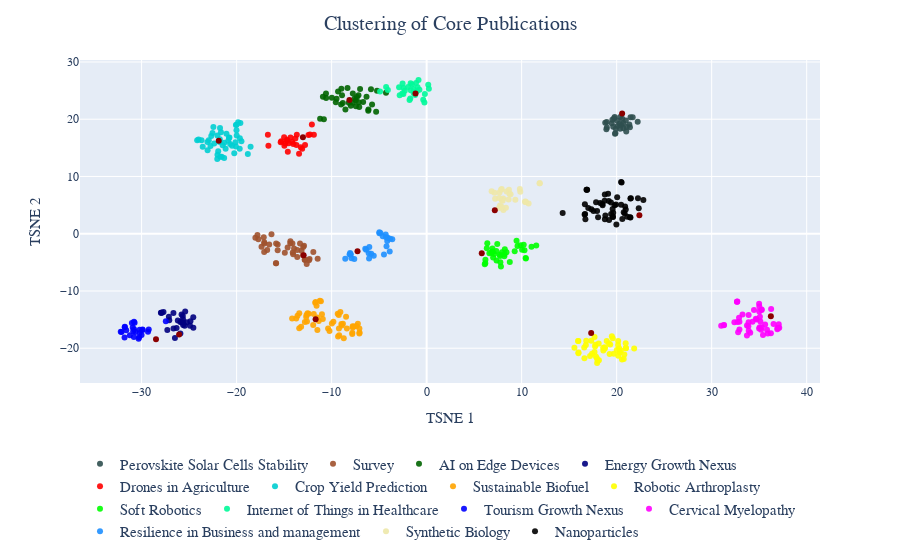

Notebook code for this chart:
### Code cell
fig = px.scatter(
    df[df["label"] != "Survey"],
    x="x",
    y="y",
    color="label",
    hover_data=["label", "cluster", "pub_id", "survey_group"],
    labels={"label": "Topic"},
)
fig.update_traces(marker_opacity=0.9)
# set title, axis labels values t-SNE
# set title font size to 20 and x and y axis labels font size to 15 rename label to topic
fig.update_layout(
    title="Clustering of Core Publications",
    font_family="Modern Computer",
    title_x=0.5,
    xaxis_title="TSNE 1",
    yaxis_title="TSNE 2",
    title_font_size=20,
    xaxis_title_font_size=15,
    yaxis_title_font_size=15,
    legend_title="",  # remove legend title
    legend_font_size=15,
)
fig.add_trace(
    px.scatter(
        df[df["label"] == "Survey"],
        x="x",
        y="y",
        color_discrete_sequence=["#8B0000"],
    ).data[0]
)
fig.data[1].name = "Survey"
fig.update_layout(legend=dict(orientation="h", y=-0.2))
fig.show()#pdf
pio.write_image(fig, "core_publications_tsne.pdf")

### Figure 1 — Plotly figure (JSON) as saved in the notebook; plotly's stock layout.template omitted (floating-point values rounded to 4 significant figures; data arrays with more than 128 entries replaced by an {"elided": "..."} marker saying what was removed)
{"data": [{"customdata": [["Perovskite Solar Cells Stability", 0, "pub.1165052499", ""], ["Perovskite Solar Cells Stability", 0, "pub.1165045432", ""], ["Perovskite Solar Cells Stability", 0, "pub.1163801313", ""], ["Perovskite Solar Cells Stability", 0, "pub.1149826171", ""], ["Perovskite Solar Cells Stability", 0, "pub.1147021977", ""], ["Perovskite Solar Cells Stability", 0, "pub.1146288953", ""], ["Perovskite Solar Cells Stability", 0, "pub.1146009839", ""], ["Perovskite Solar Cells Stability", 0, "pub.1145696652", ""], ["Perovskite Solar Cells Stability", 0, "pub.1145043743", ""], ["Perovskite Solar Cells Stability", 0, "pub.1144827854", ""], ["Perovskite Solar Cells Stability", 0, "pub.1144465306", ""], ["Perovskite Solar Cells Stability", 0, "pub.1144054488", ""], ["Perovskite Solar Cells Stability", 0, "pub.1174552302", ""], ["Perovskite Solar Cells Stability", 0, "pub.1166074282", ""], ["Perovskite Solar Cells Stability", 0, "pub.1163986255", ""], ["Perovskite Solar Cells Stability", 0, "pub.1160686387", ""], ["Perovskite Solar Cells Stability", 0, "pub.1160324074", ""], ["Perovskite Solar Cells Stability", 0, "pub.1159957570", ""], ["Perovskite Solar Cells Stability", 0, "pub.1158362233", ""], ["Perovskite Solar Cells Stability", 0, "pub.1158048403", ""], ["Perovskite Solar Cells Stability", 0, "pub.1157586280", ""], ["Perovskite Solar Cells Stability", 0, "pub.1155457945", ""], ["Perovskite Solar Cells Stability", 0, "pub.1154888847", ""], ["Perovskite Solar Cells Stability", 0, "pub.1147833193", ""], ["Perovskite Solar Cells Stability", 0, "pub.1147293706", ""], ["Perovskite Solar Cells Stability", 0, "pub.1147185686", ""], ["Perovskite Solar Cells Stability", 0, "pub.1147054891", ""], ["Perovskite Solar Cells Stability", 0, "pub.1146620041", ""], ["Perovskite Solar Cells Stability", 0, "pub.1141876155", ""]], "hovertemplate": "Topic=%{customdata[0]}<br>x=%{x}<br>y=%{y}<br>cluster=%{customdata[1]}<br>pub_id=%{customdata[2]}<br>survey_group=%{customdata[3]}<extra></extra>", "legendgroup": "Perovskite Solar Cells Stability", "marker": {"color": "#2f4f4f", "opacity": 0.9, "symbol": "circle"}, "mode": "markers", "name": "Perovskite Solar Cells Stability", "orientation": "v", "showlegend": true, "type": "scatter", "x": [20.69, 20.59, 19.48, 19.83, 22.21, 20.96, 19.73, 19.55, 21.33, 19.64, 18.95, 21.68, 21.46, 20.48, 20.37, 20.04, 20.71, 20.29, 21.4, 19.87, 21.05, 21.01, 19.79, 18.97, 20.1, 19.9, 18.92, 20.37, 18.8], "xaxis": "x", "y": [19.35, 20.07, 19.32, 17.47, 19.58, 19.77, 20.18, 19.93, 19.07, 18.67, 19.52, 20.35, 20.34, 18.99, 20.39, 19.78, 18.44, 19.21, 18.61, 17.55, 18.65, 17.85, 20.4, 18.57, 18.8, 18.35, 18.26, 18.33, 19.38], "yaxis": "y"}, {"customdata": {"elided": "38x4 mixed values"}, "hovertemplate": "Topic=%{customdata[0]}<br>x=%{x}<br>y=%{y}<br>cluster=%{customdata[1]}<br>pub_id=%{customdata[2]}<br>survey_group=%{customdata[3]}<extra></extra>", "legendgroup": "Green Warehousing", "marker": {"color": "#a0522d", "opacity": 0.9, "symbol": "circle"}, "mode": "markers", "name": "Survey", "orientation": "v", "showlegend": true, "type": "scatter", "x": [-15.68, -12.32, -18.02, -17.09, -12.81, -17.1, -13.01, -17.14, -15.86, -15.84, -12.39, -15.85, -17.71, -14.34, -14.93, -14.35, -13.95, -14.09, -16.33, -15.68, -11.47, -17.38, -14.13, -12.83, -14.63, -13.62, -12.62, -13.62, -16.78, -12.91, -11.93, -17.81, -17.08, -12.99, -13.33, -14.05, -16.57, -13.16], "xaxis": "x", "y": [-1.882, -4.434, -0.6823, -1.481, -4.539, -3.18, -3.749, -0.6114, -5.154, -1.704, -4.629, -5.17, -0.9457, -1.309, -3.306, -1.654, -2.588, -3.275, -0.1056, -2.886, -4.386, -2.26, -1.702, -4.549, -2.402, -2.854, -5.281, -4.077, -2.861, -2.087, -3.185, -0.2247, -1.706, -2.34, -1.717, -3.58, -1.896, -2.973], "yaxis": "y"}, {"customdata": {"elided": "36x4 mixed values"}, "hovertemplate": "Topic=%{customdata[0]}<br>x=%{x}<br>y=%{y}<br>cluster=%{customdata[1]}<br>pub_id=%{customdata[2]}<br>survey_group=%{customdata[3]}<extra></extra>", "legendgroup": "AI on Edge Devices", "marker": {"color": "#006400", "opacity": 0.9, "symbol": "circle"}, "mode": "markers", "name": "AI on Edge Devices", "orientation": "v", "showlegend": true, "type": "scatter", "x": [-11.21, -7.601, -5.743, -6.123, -10.92, -9.976, -8.549, -7.982, -8.82, -9.559, -10.59, -8.971, -6.327, -10.81, -8.326, -8.907, -5.859, -7.462, -7.768, -10.58, -4.274, -7.174, -8.189, -7.005, -7.141, -7.092, -5.316, -9.322, -9.003, -7.443, -6.683, -9.483, -6.142, -7.765, -7.33, -5.221], "xaxis": "x", "y": [20.09, 23.59, 22.57, 21.7, 23.92, 23.76, 21.68, 22.36, 22.84, 22.95, 24.48, 25.3, 23.94, 19.99, 25.45, 24.18, 25.23, 23.31, 24.5, 23.69, 24.61, 24.21, 22.88, 25.27, 22.98, 22.15, 21.29, 24.84, 22.59, 22.26, 23.0, 23.56, 21.48, 22.89, 23.9, 24.96], "yaxis": "y"}, {"customdata": [["Energy Growth Nexus", 5, "pub.1123961798", ""], ["Energy Growth Nexus", 5, "pub.1052820957", ""], ["Energy Growth Nexus", 5, "pub.1050136415", ""], ["Energy Growth Nexus", 5, "pub.1048730269", ""], ["Energy Growth Nexus", 5, "pub.1047256779", ""], ["Energy Growth Nexus", 5, "pub.1045412034", ""], ["Energy Growth Nexus", 5, "pub.1042544661", ""], ["Energy Growth Nexus", 5, "pub.1042017662", ""], ["Energy Growth Nexus", 5, "pub.1041338787", ""], ["Energy Growth Nexus", 5, "pub.1036973953", ""], ["Energy Growth Nexus", 5, "pub.1022049865", ""], ["Energy Growth Nexus", 5, "pub.1021980170", ""], ["Energy Growth Nexus", 5, "pub.1009749897", ""], ["Energy Growth Nexus", 5, "pub.1009651790", ""], ["Energy Growth Nexus", 5, "pub.1009389919", ""], ["Energy Growth Nexus", 5, "pub.1006191975", ""], ["Energy Growth Nexus", 5, "pub.1002720309", ""], ["Energy Growth Nexus", 5, "pub.1053441851", ""], ["Energy Growth Nexus", 5, "pub.1052542598", ""], ["Energy Growth Nexus", 5, "pub.1051802627", ""], ["Energy Growth Nexus", 5, "pub.1040160107", ""], ["Energy Growth Nexus", 5, "pub.1032217726", ""], ["Energy Growth Nexus", 5, "pub.1031321996", ""], ["Energy Growth Nexus", 5, "pub.1024937016", ""], ["Energy Growth Nexus", 5, "pub.1013831878", ""], ["Energy Growth Nexus", 5, "pub.1006882307", ""], ["Energy Growth Nexus", 5, "pub.1005732591", ""]], "hovertemplate": "Topic=%{customdata[0]}<br>x=%{x}<br>y=%{y}<br>cluster=%{customdata[1]}<br>pub_id=%{customdata[2]}<br>survey_group=%{customdata[3]}<extra></extra>", "legendgroup": "Energy Growth Nexus", "marker": {"color": "#000080", "opacity": 0.9, "symbol": "circle"}, "mode": "markers", "name": "Energy Growth Nexus", "orientation": "v", "showlegend": true, "type": "scatter", "x": [-26.49, -27.29, -25.23, -25.64, -27.09, -24.86, -27.97, -25.92, -25.63, -27.92, -25.46, -25.66, -27.7, -25.93, -26.19, -24.56, -26.64, -25.64, -26.32, -24.9, -25.77, -25.79, -26.65, -27.87, -27.13, -25.41, -24.55], "xaxis": "x", "y": [-18.23, -16.81, -15.46, -15.47, -15.1, -15.27, -13.81, -17.41, -15.96, -13.82, -16.07, -14.37, -13.67, -15.42, -15.16, -14.59, -16.53, -14.94, -16.46, -16.07, -15.51, -14.12, -13.87, -13.8, -14.51, -13.57, -16.42], "yaxis": "y"}, {"customdata": [["Drones in Agriculture", 1, "pub.1113441179", ""], ["Drones in Agriculture", 1, "pub.1094775321", ""], ["Drones in Agriculture", 1, "pub.1092454498", ""], ["Drones in Agriculture", 1, "pub.1086143194", ""], ["Drones in Agriculture", 1, "pub.1071268140", ""], ["Drones in Agriculture", 1, "pub.1064896140", ""], ["Drones in Agriculture", 1, "pub.1064892999", ""], ["Drones in Agriculture", 1, "pub.1032694598", ""], ["Drones in Agriculture", 1, "pub.1022922533", ""], ["Drones in Agriculture", 1, "pub.1013849273", ""], ["Drones in Agriculture", 1, "pub.1007471000", ""], ["Drones in Agriculture", 1, "pub.1002161636", ""], ["Drones in Agriculture", 1, "pub.1000225286", ""], ["Drones in Agriculture", 1, "pub.1061610686", ""], ["Drones in Agriculture", 1, "pub.1061280901", ""], ["Drones in Agriculture", 1, "pub.1052390127", ""], ["Drones in Agriculture", 1, "pub.1028947023", ""], ["Drones in Agriculture", 1, "pub.1027978650", ""], ["Drones in Agriculture", 1, "pub.1025608752", ""], ["Drones in Agriculture", 1, "pub.1023847193", ""], ["Drones in Agriculture", 1, "pub.1020655667", ""], ["Drones in Agriculture", 1, "pub.1014003350", ""], ["Drones in Agriculture", 1, "pub.1010901465", ""], ["Drones in Agriculture", 1, "pub.1007702481", ""], ["Drones in Agriculture", 1, "pub.1003882381", ""]], "hovertemplate": "Topic=%{customdata[0]}<br>x=%{x}<br>y=%{y}<br>cluster=%{customdata[1]}<br>pub_id=%{customdata[2]}<br>survey_group=%{customdata[3]}<extra></extra>", "legendgroup": "Drones in Agriculture", "marker": {"color": "#ff0000", "opacity": 0.9, "symbol": "circle"}, "mode": "markers", "name": "Drones in Agriculture", "orientation": "v", "showlegend": true, "type": "scatter", "x": [-12.44, -12.08, -14.33, -16.71, -14.88, -13.43, -14.61, -14.15, -14.69, -11.87, -16.65, -15.36, -15.3, -14.51, -12.28, -14.69, -12.8, -14.04, -13.7, -13.1, -13.81, -13.25, -13.66, -14.97, -15.0], "xaxis": "x", "y": [17.24, 19.1, 16.79, 17.3, 15.74, 13.99, 14.32, 16.03, 16.42, 17.3, 15.38, 15.98, 16.16, 15.81, 17.33, 16.25, 15.48, 15.68, 15.5, 14.86, 16.64, 15.09, 17.27, 15.37, 16.85], "yaxis": "y"}, {"customdata": {"elided": "46x4 mixed values"}, "hovertemplate": "Topic=%{customdata[0]}<br>x=%{x}<br>y=%{y}<br>cluster=%{customdata[1]}<br>pub_id=%{customdata[2]}<br>survey_group=%{customdata[3]}<extra></extra>", "legendgroup": "Crop Yield Prediction", "marker": {"color": "#00ced1", "opacity": 0.9, "symbol": "circle"}, "mode": "markers", "name": "Crop Yield Prediction", "orientation": "v", "showlegend": true, "type": "scatter", "x": [-20.25, -19.67, -21.94, -22.01, -21.77, -20.07, -21.47, -19.84, -22.45, -22.67, -21.65, -23.69, -22.93, -22.75, -21.75, -19.49, -21.31, -19.6, -21.79, -18.53, -20.81, -22.02, -20.07, -21.07, -21.16, -20.75, -21.3, -20.68, -20.11, -22.04, -19.99, -22.36, -23.07, -24.0, -23.57, -24.15, -23.05, -20.01, -20.01, -18.82, -20.48, -21.71, -21.57, -22.54, -19.66, -20.88], "xaxis": "x", "y": [14.04, 14.85, 14.4, 13.8, 16.49, 15.22, 15.47, 19.48, 18.66, 17.06, 17.71, 16.31, 16.34, 15.34, 18.49, 16.16, 13.24, 19.34, 16.03, 15.17, 16.78, 17.15, 18.98, 17.45, 14.86, 16.79, 15.9, 15.66, 15.98, 13.05, 17.15, 15.77, 16.02, 16.45, 15.21, 16.34, 14.6, 18.09, 19.04, 13.92, 15.37, 13.43, 13.46, 17.6, 16.67, 16.24], "yaxis": "y"}, {"customdata": {"elided": "50x4 mixed values"}, "hovertemplate": "Topic=%{customdata[0]}<br>x=%{x}<br>y=%{y}<br>cluster=%{customdata[1]}<br>pub_id=%{customdata[2]}<br>survey_group=%{customdata[3]}<extra></extra>", "legendgroup": "Sustainable Biofuel", "marker": {"color": "#ffa500", "opacity": 0.9, "symbol": "circle"}, "mode": "markers", "name": "Sustainable Biofuel", "orientation": "v", "showlegend": true, "type": "scatter", "x": [-7.081, -9.356, -12.67, -13.4, -13.59, -9.813, -9.205, -11.02, -12.59, -11.72, -12.42, -10.37, -10.93, -9.076, -8.811, -9.975, -9.23, -9.248, -7.788, -11.68, -7.367, -7.237, -8.48, -11.52, -7.83, -7.65, -8.721, -11.35, -11.58, -11.24, -12.53, -12.82, -12.65, -7.822, -11.94, -8.931, -13.72, -11.13, -11.88, -8.393, -9.323, -7.062, -11.5, -13.21, -8.975, -13.41, -7.079, -7.778, -14.16, -10.22], "xaxis": "x", "y": [-17.45, -13.96, -14.53, -13.91, -14.35, -15.39, -17.74, -14.07, -15.34, -12.05, -13.97, -16.54, -14.88, -13.66, -15.72, -15.67, -16.55, -14.19, -16.16, -11.93, -16.14, -15.72, -14.51, -14.64, -17.53, -16.18, -18.24, -15.23, -12.59, -11.69, -13.9, -15.41, -14.2, -17.31, -15.95, -16.05, -14.83, -11.81, -14.01, -16.54, -17.97, -17.24, -16.83, -16.26, -15.78, -16.51, -16.55, -16.4, -14.79, -17.0], "yaxis": "y"}, {"customdata": {"elided": "47x4 mixed values"}, "hovertemplate": "Topic=%{customdata[0]}<br>x=%{x}<br>y=%{y}<br>cluster=%{customdata[1]}<br>pub_id=%{customdata[2]}<br>survey_group=%{customdata[3]}<extra></extra>", "legendgroup": "Robotic Arthroplasty", "marker": {"color": "#ffff00", "opacity": 0.9, "symbol": "circle"}, "mode": "markers", "name": "Robotic Arthroplasty", "orientation": "v", "showlegend": true, "type": "scatter", "x": [19.59, 20.33, 19.49, 18.95, 20.97, 17.67, 19.7, 17.41, 15.98, 16.76, 19.32, 17.32, 16.61, 17.76, 21.84, 17.94, 15.97, 18.01, 20.45, 20.16, 18.13, 17.67, 20.01, 18.11, 20.15, 17.82, 20.16, 19.18, 20.27, 20.97, 20.81, 17.92, 18.77, 16.8, 15.93, 15.55, 19.26, 17.73, 20.95, 18.6, 16.59, 15.98, 20.56, 17.2, 20.74, 18.58, 18.76], "xaxis": "x", "y": [-18.24, -20.75, -17.91, -18.75, -19.96, -18.04, -20.95, -20.98, -20.77, -19.45, -19.36, -18.71, -21.74, -19.39, -20.04, -22.6, -18.73, -22.14, -20.42, -21.29, -22.1, -20.67, -20.31, -19.17, -19.46, -21.46, -18.74, -19.14, -20.04, -20.02, -21.12, -21.74, -19.85, -18.71, -18.74, -19.9, -21.01, -19.69, -19.12, -20.42, -19.89, -20.86, -21.97, -21.34, -21.87, -19.93, -20.07], "yaxis": "y"}, {"customdata": {"elided": "36x4 mixed values"}, "hovertemplate": "Topic=%{customdata[0]}<br>x=%{x}<br>y=%{y}<br>cluster=%{customdata[1]}<br>pub_id=%{customdata[2]}<br>survey_group=%{customdata[3]}<extra></extra>", "legendgroup": "Soft Robotics", "marker": {"color": "#00ff00", "opacity": 0.9, "symbol": "circle"}, "mode": "markers", "name": "Soft Robotics", "orientation": "v", "showlegend": true, "type": "scatter", "x": [6.186, 10.04, 8.177, 6.172, 7.325, 7.819, 7.695, 6.995, 9.894, 11.54, 10.3, 7.435, 8.225, 6.333, 11.04, 7.729, 7.356, 6.895, 7.933, 6.924, 6.12, 8.751, 6.605, 9.462, 9.565, 8.19, 6.383, 7.116, 8.402, 9.269, 6.95, 10.42, 7.761, 10.22, 10.45, 6.805], "xaxis": "x", "y": [-4.549, -2.812, -3.924, -5.178, -3.013, -5.725, -3.652, -4.15, -1.996, -2.057, -2.875, -1.805, -2.692, -2.527, -2.254, -3.882, -4.668, -3.187, -3.254, -2.563, -5.324, -4.954, -3.408, -1.215, -2.151, -3.584, -1.679, -3.553, -3.251, -3.071, -3.108, -4.235, -5.003, -1.945, -4.308, -3.308], "yaxis": "y"}, {"customdata": [["Internet of Things in Healthcare", 7, "pub.1099281667", ""], ["Internet of Things in Healthcare", 7, "pub.1095490861", ""], ["Internet of Things in Healthcare", 7, "pub.1095264568", ""], ["Internet of Things in Healthcare", 7, "pub.1095255025", ""], ["Internet of Things in Healthcare", 7, "pub.1095085621", ""], ["Internet of Things in Healthcare", 7, "pub.1094970902", ""], ["Internet of Things in Healthcare", 7, "pub.1094969147", ""], ["Internet of Things in Healthcare", 7, "pub.1094830611", ""], ["Internet of Things in Healthcare", 7, "pub.1094225194", ""], ["Internet of Things in Healthcare", 7, "pub.1093507023", ""], ["Internet of Things in Healthcare", 7, "pub.1093357343", ""], ["Internet of Things in Healthcare", 7, "pub.1067238716", ""], ["Internet of Things in Healthcare", 7, "pub.1038434872", ""], ["Internet of Things in Healthcare", 7, "pub.1034508886", ""], ["Internet of Things in Healthcare", 7, "pub.1016352338", ""], ["Internet of Things in Healthcare", 7, "pub.1001751876", ""], ["Internet of Things in Healthcare", 7, "pub.1095770589", ""], ["Internet of Things in Healthcare", 7, "pub.1095382211", ""], ["Internet of Things in Healthcare", 7, "pub.1095382199", ""], ["Internet of Things in Healthcare", 7, "pub.1093739978", ""], ["Internet of Things in Healthcare", 7, "pub.1093463283", ""], ["Internet of Things in Healthcare", 7, "pub.1061632443", ""], ["Internet of Things in Healthcare", 7, "pub.1061324932", ""], ["Internet of Things in Healthcare", 7, "pub.1044514690", ""], ["Internet of Things in Healthcare", 7, "pub.1044290948", ""], ["Internet of Things in Healthcare", 7, "pub.1042065361", ""], ["Internet of Things in Healthcare", 7, "pub.1031978033", ""], ["Internet of Things in Healthcare", 7, "pub.1025765207", ""], ["Internet of Things in Healthcare", 7, "pub.1024210708", ""]], "hovertemplate": "Topic=%{customdata[0]}<br>x=%{x}<br>y=%{y}<br>cluster=%{customdata[1]}<br>pub_id=%{customdata[2]}<br>survey_group=%{customdata[3]}<extra></extra>", "legendgroup": "Internet of Things in Healthcare", "marker": {"color": "#00fa9a", "opacity": 0.9, "symbol": "circle"}, "mode": "markers", "name": "Internet of Things in Healthcare", "orientation": "v", "showlegend": true, "type": "scatter", "x": [-0.3583, -0.1844, -1.363, 0.1663, -4.082, -0.9499, -2.899, -1.684, -2.296, -1.356, -1.204, -0.2323, -0.8563, -1.799, -2.564, -1.531, -1.947, -4.266, -2.437, 0.234, -2.445, -0.7605, -2.534, -1.669, -1.036, -4.905, -2.837, -1.121, -1.723], "xaxis": "x", "y": [23.41, 24.41, 25.28, 26.0, 25.11, 25.6, 25.57, 26.3, 24.98, 24.53, 24.23, 22.93, 26.87, 23.38, 24.5, 26.07, 25.65, 25.62, 25.47, 25.34, 24.4, 25.14, 26.22, 25.06, 24.9, 24.84, 24.19, 26.31, 23.62], "yaxis": "y"}, {"customdata": [["Tourism Growth Nexus", 5, "pub.1090346357", ""], ["Tourism Growth Nexus", 5, "pub.1072794279", ""], ["Tourism Growth Nexus", 5, "pub.1049141736", ""], ["Tourism Growth Nexus", 5, "pub.1047663892", ""], ["Tourism Growth Nexus", 5, "pub.1035901982", ""], ["Tourism Growth Nexus", 5, "pub.1034653502", ""], ["Tourism Growth Nexus", 5, "pub.1029979518", ""], ["Tourism Growth Nexus", 5, "pub.1013412296", ""], ["Tourism Growth Nexus", 5, "pub.1011854038", ""], ["Tourism Growth Nexus", 5, "pub.1007878277", ""], ["Tourism Growth Nexus", 5, "pub.1007170077", ""], ["Tourism Growth Nexus", 5, "pub.1004840356", ""], ["Tourism Growth Nexus", 5, "pub.1004299966", ""], ["Tourism Growth Nexus", 5, "pub.1001562704", ""], ["Tourism Growth Nexus", 5, "pub.1000810498", ""], ["Tourism Growth Nexus", 5, "pub.1072794260", ""], ["Tourism Growth Nexus", 5, "pub.1053802942", ""], ["Tourism Growth Nexus", 5, "pub.1053750775", ""], ["Tourism Growth Nexus", 5, "pub.1033376226", ""], ["Tourism Growth Nexus", 5, "pub.1032490977", ""], ["Tourism Growth Nexus", 5, "pub.1029520182", ""], ["Tourism Growth Nexus", 5, "pub.1022720888", ""], ["Tourism Growth Nexus", 5, "pub.1017098340", ""], ["Tourism Growth Nexus", 5, "pub.1013871876", ""], ["Tourism Growth Nexus", 5, "pub.1003840912", ""]], "hovertemplate": "Topic=%{customdata[0]}<br>x=%{x}<br>y=%{y}<br>cluster=%{customdata[1]}<br>pub_id=%{customdata[2]}<br>survey_group=%{customdata[3]}<extra></extra>", "legendgroup": "Tourism Growth Nexus", "marker": {"color": "#0000ff", "opacity": 0.9, "symbol": "circle"}, "mode": "markers", "name": "Tourism Growth Nexus", "orientation": "v", "showlegend": true, "type": "scatter", "x": [-30.2, -30.81, -31.77, -30.31, -31.79, -31.61, -30.88, -31.76, -29.89, -30.8, -32.11, -30.73, -29.25, -30.66, -31.23, -30.79, -29.32, -30.0, -29.91, -32.19, -27.45, -30.93, -30.21, -31.02, -30.26], "xaxis": "x", "y": [-17.35, -18.06, -16.32, -18.37, -18.12, -16.85, -17.03, -16.24, -16.8, -15.4, -17.17, -15.53, -16.73, -17.15, -17.74, -16.7, -17.11, -17.68, -16.74, -17.14, -15.29, -16.39, -16.79, -15.59, -18.07], "yaxis": "y"}, {"customdata": {"elided": "47x4 mixed values"}, "hovertemplate": "Topic=%{customdata[0]}<br>x=%{x}<br>y=%{y}<br>cluster=%{customdata[1]}<br>pub_id=%{customdata[2]}<br>survey_group=%{customdata[3]}<extra></extra>", "legendgroup": "Cervical Myelopathy", "marker": {"color": "#ff00ff", "opacity": 0.9, "symbol": "circle"}, "mode": "markers", "name": "Cervical Myelopathy", "orientation": "v", "showlegend": true, "type": "scatter", "x": [34.65, 35.01, 36.91, 35.9, 33.71, 34.06, 32.92, 33.89, 33.9, 32.67, 33.89, 34.99, 31.3, 33.71, 35.62, 37.06, 35.13, 37.11, 35.2, 35.4, 34.99, 35.26, 35.26, 35.08, 34.45, 35.02, 32.92, 35.06, 32.39, 35.82, 33.86, 34.72, 34.3, 32.7, 31.0, 32.66, 33.24, 37.02, 36.26, 36.92, 32.78, 32.72, 32.88, 36.23, 35.26, 31.27, 36.51], "xaxis": "x", "y": [-14.85, -13.59, -16.67, -17.41, -16.05, -17.3, -15.38, -15.44, -16.97, -11.87, -14.19, -12.22, -15.96, -17.76, -15.87, -15.8, -15.34, -16.42, -16.77, -17.71, -16.56, -13.34, -16.32, -14.48, -13.32, -12.72, -16.75, -16.35, -15.46, -16.79, -16.15, -14.99, -15.38, -11.85, -16.08, -11.86, -14.12, -16.45, -13.16, -16.48, -17.23, -15.42, -14.68, -17.38, -13.24, -15.98, -15.76], "yaxis": "y"}, {"customdata": [["Resilience in Business and management", 10, "pub.1075345922", ""], ["Resilience in Business and management", 10, "pub.1073407503", ""], ["Resilience in Business and management", 10, "pub.1072896311", ""], ["Resilience in Business and management", 10, "pub.1072894681", ""], ["Resilience in Business and management", 10, "pub.1070196019", ""], ["Resilience in Business and management", 10, "pub.1069908660", ""], ["Resilience in Business and management", 10, "pub.1069908041", ""], ["Resilience in Business and management", 10, "pub.1069907901", ""], ["Resilience in Business and management", 10, "pub.1047959878", ""], ["Resilience in Business and management", 10, "pub.1041282031", ""], ["Resilience in Business and management", 10, "pub.1036458898", ""], ["Resilience in Business and management", 10, "pub.1032563790", ""], ["Resilience in Business and management", 10, "pub.1031594587", ""], ["Resilience in Business and management", 10, "pub.1030211703", ""], ["Resilience in Business and management", 10, "pub.1020050164", ""], ["Resilience in Business and management", 10, "pub.1008687306", ""], ["Resilience in Business and management", 10, "pub.1075056726", ""], ["Resilience in Business and management", 10, "pub.1069908683", ""], ["Resilience in Business and management", 10, "pub.1048916231", ""], ["Resilience in Business and management", 10, "pub.1043814808", ""], ["Resilience in Business and management", 10, "pub.1034737787", ""], ["Resilience in Business and management", 10, "pub.1031829691", ""], ["Resilience in Business and management", 10, "pub.1031821349", ""], ["Resilience in Business and management", 10, "pub.1030632837", ""], ["Resilience in Business and management", 10, "pub.1018062843", ""], ["Resilience in Business and management", 10, "pub.1016764583", ""], ["Resilience in Business and management", 10, "pub.1013827626", ""]], "hovertemplate": "Topic=%{customdata[0]}<br>x=%{x}<br>y=%{y}<br>cluster=%{customdata[1]}<br>pub_id=%{customdata[2]}<br>survey_group=%{customdata[3]}<extra></extra>", "legendgroup": "Resilience in Business and management", "marker": {"color": "#1e90ff", "opacity": 0.9, "symbol": "circle"}, "mode": "markers", "name": "Resilience in Business and management", "orientation": "v", "showlegend": true, "type": "scatter", "x": [-6.459, -6.035, -4.971, -4.147, -6.058, -4.49, -5.567, -4.221, -7.91, -4.269, -4.098, -4.618, -6.098, -3.618, -8.02, -7.984, -6.366, -3.886, -3.846, -4.308, -5.832, -8.058, -4.976, -4.863, -8.563, -8.113, -7.614], "xaxis": "x", "y": [-2.639, -2.316, 0.1004, -1.257, -4.329, -3.646, -3.844, -2.183, -4.281, -0.6223, -0.7056, -0.4571, -3.407, -0.9715, -3.563, -3.643, -2.783, -3.103, -0.8793, -0.15, -3.508, -3.374, 0.2793, 0.1471, -4.354, -3.632, -4.43], "yaxis": "y"}, {"customdata": [["Synthetic Biology", 13, "pub.1067589570", ""], ["Synthetic Biology", 13, "pub.1052700485", ""], ["Synthetic Biology", 13, "pub.1042528786", ""], ["Synthetic Biology", 13, "pub.1037881716", ""], ["Synthetic Biology", 13, "pub.1036497140", ""], ["Synthetic Biology", 13, "pub.1036018285", ""], ["Synthetic Biology", 13, "pub.1035931199", ""], ["Synthetic Biology", 13, "pub.1028250908", ""], ["Synthetic Biology", 13, "pub.1026899122", ""], ["Synthetic Biology", 13, "pub.1025786828", ""], ["Synthetic Biology", 9, "pub.1022297654", ""], ["Synthetic Biology", 13, "pub.1022279877", ""], ["Synthetic Biology", 13, "pub.1021654569", ""], ["Synthetic Biology", 13, "pub.1021275892", ""], ["Synthetic Biology", 13, "pub.1020751277", ""], ["Synthetic Biology", 13, "pub.1016534270", ""], ["Synthetic Biology", 13, "pub.1014359908", ""], ["Synthetic Biology", 13, "pub.1009258787", ""], ["Synthetic Biology", 9, "pub.1006120611", ""], ["Synthetic Biology", 13, "pub.1002786107", ""], ["Synthetic Biology", 13, "pub.1001000963", ""], ["Synthetic Biology", 13, "pub.1048602129", ""], ["Synthetic Biology", 13, "pub.1046952734", ""], ["Synthetic Biology", 13, "pub.1033127471", ""], ["Synthetic Biology", 13, "pub.1028022455", ""], ["Synthetic Biology", 13, "pub.1024208323", ""], ["Synthetic Biology", 13, "pub.1010407598", ""], ["Synthetic Biology", 13, "pub.1009412636", ""], ["Synthetic Biology", 13, "pub.1004364700", ""]], "hovertemplate": "Topic=%{customdata[0]}<br>x=%{x}<br>y=%{y}<br>cluster=%{customdata[1]}<br>pub_id=%{customdata[2]}<br>survey_group=%{customdata[3]}<extra></extra>", "legendgroup": "Synthetic Biology", "marker": {"color": "#eee8aa", "opacity": 0.9, "symbol": "circle"}, "mode": "markers", "name": "Synthetic Biology", "orientation": "v", "showlegend": true, "type": "scatter", "x": [7.617, 9.334, 8.663, 8.711, 7.902, 10.73, 9.811, 10.38, 7.72, 8.078, 11.88, 7.91, 6.842, 8.347, 7.206, 7.667, 9.857, 8.053, 11.91, 8.417, 8.628, 8.002, 7.888, 7.143, 7.831, 10.37, 8.836, 10.43, 7.63], "xaxis": "x", "y": [4.512, 5.939, 7.699, 6.962, 7.827, 5.277, 7.817, 5.524, 4.924, 4.164, 8.818, 5.903, 7.439, 4.557, 6.13, 7.211, 7.337, 6.145, 8.824, 7.37, 5.998, 5.782, 4.732, 7.175, 7.663, 5.648, 6.914, 5.591, 6.242], "yaxis": "y"}, {"customdata": {"elided": "50x4 mixed values"}, "hovertemplate": "Topic=%{customdata[0]}<br>x=%{x}<br>y=%{y}<br>cluster=%{customdata[1]}<br>pub_id=%{customdata[2]}<br>survey_group=%{customdata[3]}<extra></extra>", "legendgroup": "Nanoparticles", "marker": {"color": "#000000", "opacity": 0.9, "symbol": "circle"}, "mode": "markers", "name": "Nanoparticles", "orientation": "v", "showlegend": true, "type": "scatter", "x": [20.47, 18.04, 14.32, 20.84, 17.56, 17.94, 19.78, 20.6, 17.34, 20.96, 19.2, 16.86, 19.93, 22.32, 18.27, 17.01, 18.75, 19.4, 21.45, 19.62, 18.76, 19.64, 19.42, 16.82, 22.81, 20.74, 17.83, 16.71, 21.11, 19.59, 21.5, 21.41, 16.89, 16.66, 18.81, 18.52, 18.49, 18.73, 20.05, 19.1, 19.17, 21.45, 22.24, 20.47, 16.68, 20.89, 19.57, 19.97, 16.63, 20.52], "xaxis": "x", "y": [5.074, 2.894, 3.627, 3.527, 3.961, 3.96, 4.974, 2.576, 4.27, 4.232, 2.39, 7.694, 5.112, 4.468, 5.379, 4.475, 6.839, 5.459, 2.817, 2.913, 2.514, 3.659, 3.44, 7.701, 5.878, 3.741, 5.515, 2.542, 2.958, 2.951, 6.21, 2.891, 7.684, 5.143, 3.167, 4.987, 5.209, 5.762, 6.391, 6.975, 5.704, 6.17, 6.213, 9.057, 3.461, 4.769, 4.3, 1.605, 3.343, 8.967], "yaxis": "y"}, {"hovertemplate": "x=%{x}<br>y=%{y}<extra></extra>", "legendgroup": "", "marker": {"color": "#8B0000", "symbol": "circle"}, "mode": "markers", "name": "", "orientation": "v", "showlegend": false, "type": "scatter", "x": [20.57, -12.94, -11.68, -13.02, -21.88, -28.48, 22.39, -1.173, 17.32, -8.128, 36.23, 5.801, 7.175, -7.276, -26.05], "xaxis": "x", "y": [20.99, -3.777, -14.93, 16.84, 16.24, -18.42, 3.229, 24.49, -17.36, 23.36, -14.41, -3.432, 4.117, -3.042, -17.6], "yaxis": "y"}], "layout": {"font": {"family": "Modern Computer"}, "legend": {"font": {"size": 15}, "orientation": "h", "title": {"text": ""}, "tracegroupgap": 0, "y": -0.2}, "margin": {"t": 60}, "title": {"font": {"size": 20}, "text": "Clustering of Core Publications", "x": 0.5}, "xaxis": {"anchor": "y", "domain": [0, 1], "title": {"font": {"size": 15}, "text": "TSNE 1"}}, "yaxis": {"anchor": "x", "domain": [0, 1], "title": {"font": {"size": 15}, "text": "TSNE 2"}}}}
